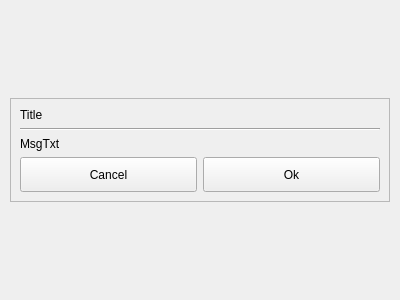
<?xml version="1.0" encoding="UTF-8"?>
<ui version="4.0">
 <class>ShowMessage</class>
 <widget class="QDialog" name="ShowMessage">
  <property name="geometry">
   <rect>
    <x>0</x>
    <y>0</y>
    <width>400</width>
    <height>300</height>
   </rect>
  </property>
  <property name="windowTitle">
   <string>Dialog</string>
  </property>
  <layout class="QGridLayout" name="gridLayout">
   <property name="leftMargin">
    <number>10</number>
   </property>
   <property name="topMargin">
    <number>50</number>
   </property>
   <property name="rightMargin">
    <number>10</number>
   </property>
   <property name="bottomMargin">
    <number>50</number>
   </property>
   <item row="2" column="0">
    <spacer name="verticalSpacer">
     <property name="orientation">
      <enum>Qt::Vertical</enum>
     </property>
     <property name="sizeHint" stdset="0">
      <size>
       <width>20</width>
       <height>40</height>
      </size>
     </property>
    </spacer>
   </item>
   <item row="1" column="0">
    <widget class="QFrame" name="frame">
     <property name="frameShape">
      <enum>QFrame::StyledPanel</enum>
     </property>
     <property name="frameShadow">
      <enum>QFrame::Raised</enum>
     </property>
     <layout class="QVBoxLayout" name="verticalLayout">
      <item>
       <widget class="QLabel" name="lblTitle">
        <property name="sizePolicy">
         <sizepolicy hsizetype="Preferred" vsizetype="Fixed">
          <horstretch>0</horstretch>
          <verstretch>0</verstretch>
         </sizepolicy>
        </property>
        <property name="text">
         <string>Title</string>
        </property>
       </widget>
      </item>
      <item>
       <widget class="Line" name="line">
        <property name="orientation">
         <enum>Qt::Horizontal</enum>
        </property>
       </widget>
      </item>
      <item>
       <widget class="QLabel" name="lblMsgTxt">
        <property name="text">
         <string>MsgTxt</string>
        </property>
       </widget>
      </item>
      <item>
       <layout class="QHBoxLayout" name="horizontalLayout">
        <item>
         <widget class="QToolButton" name="btnCancel">
          <property name="sizePolicy">
           <sizepolicy hsizetype="Preferred" vsizetype="Fixed">
            <horstretch>0</horstretch>
            <verstretch>0</verstretch>
           </sizepolicy>
          </property>
          <property name="minimumSize">
           <size>
            <width>0</width>
            <height>35</height>
           </size>
          </property>
          <property name="text">
           <string>Cancel</string>
          </property>
         </widget>
        </item>
        <item>
         <widget class="QToolButton" name="btnOk">
          <property name="sizePolicy">
           <sizepolicy hsizetype="Preferred" vsizetype="Fixed">
            <horstretch>0</horstretch>
            <verstretch>0</verstretch>
           </sizepolicy>
          </property>
          <property name="minimumSize">
           <size>
            <width>0</width>
            <height>35</height>
           </size>
          </property>
          <property name="text">
           <string>Ok</string>
          </property>
         </widget>
        </item>
       </layout>
      </item>
     </layout>
    </widget>
   </item>
   <item row="0" column="0">
    <spacer name="verticalSpacer_2">
     <property name="orientation">
      <enum>Qt::Vertical</enum>
     </property>
     <property name="sizeHint" stdset="0">
      <size>
       <width>20</width>
       <height>40</height>
      </size>
     </property>
    </spacer>
   </item>
  </layout>
 </widget>
 <resources/>
 <connections/>
</ui>
